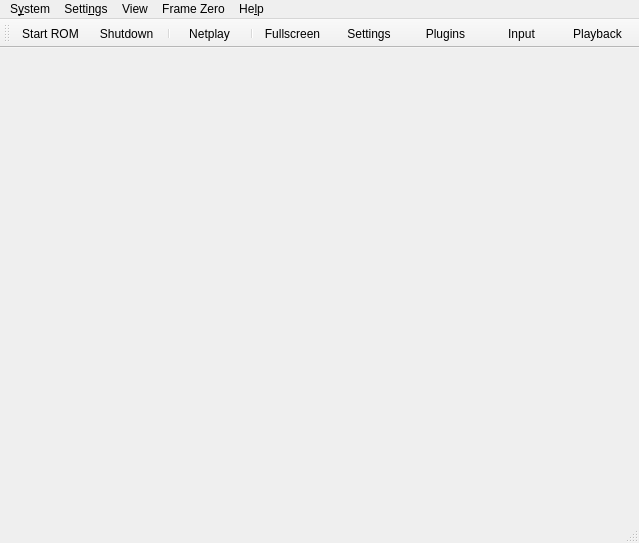
<?xml version="1.0" encoding="UTF-8"?>
<ui version="4.0">
 <class>MainWindow</class>
 <widget class="QMainWindow" name="MainWindow">
  <property name="geometry">
   <rect>
    <x>0</x>
    <y>0</y>
    <width>639</width>
    <height>543</height>
   </rect>
  </property>
  <property name="windowTitle">
   <string>Rosalie's Mupen GUI (VERSION)</string>
  </property>
  <property name="windowIcon">
   <iconset resource="UIResources.qrc">
    <normaloff>:/Resource/RMG.png</normaloff>:/Resource/RMG.png</iconset>
  </property>
  <widget class="QWidget" name="centralwidget">
   <layout class="QHBoxLayout" name="horizontalLayout"/>
  </widget>
  <widget class="QMenuBar" name="menubar">
   <property name="geometry">
    <rect>
     <x>0</x>
     <y>0</y>
     <width>639</width>
     <height>30</height>
    </rect>
   </property>
   <widget class="QMenu" name="menuSystem">
    <property name="title">
     <string>S&amp;ystem</string>
    </property>
    <widget class="QMenu" name="menuReset">
     <property name="title">
      <string>&amp;Reset</string>
     </property>
     <property name="icon">
      <iconset theme="restart-line"/>
     </property>
     <addaction name="action_Netplay_Start"/>
     <addaction name="action_System_HardReset"/>
    </widget>
    <widget class="QMenu" name="menuCurrent_Save_State">
     <property name="title">
      <string>&amp;Current Save State</string>
     </property>
     <property name="icon">
      <iconset theme="save-3-line"/>
     </property>
     <addaction name="actionSlot_0"/>
     <addaction name="actionSlot_1"/>
     <addaction name="actionSlot_2"/>
     <addaction name="actionSlot_3"/>
     <addaction name="actionSlot_4"/>
     <addaction name="actionSlot_5"/>
     <addaction name="actionSlot_6"/>
     <addaction name="actionSlot_7"/>
     <addaction name="actionSlot_8"/>
     <addaction name="actionSlot_9"/>
    </widget>
    <widget class="QMenu" name="menuSpeedFactor">
     <property name="enabled">
      <bool>true</bool>
     </property>
     <property name="title">
      <string>Speed &amp;Factor</string>
     </property>
     <property name="icon">
      <iconset theme="speed-line"/>
     </property>
     <addaction name="actionSpeed25"/>
     <addaction name="actionSpeed50"/>
     <addaction name="actionSpeed75"/>
     <addaction name="actionSpeed100"/>
     <addaction name="actionSpeed125"/>
     <addaction name="actionSpeed150"/>
     <addaction name="actionSpeed175"/>
     <addaction name="actionSpeed200"/>
     <addaction name="actionSpeed225"/>
     <addaction name="actionSpeed250"/>
     <addaction name="actionSpeed275"/>
     <addaction name="actionSpeed300"/>
    </widget>
    <addaction name="action_System_StartRom"/>
    <addaction name="separator"/>
    <addaction name="action_System_Shutdown"/>
    <addaction name="menuReset"/>
    <addaction name="action_System_Pause"/>
    <addaction name="separator"/>
    <addaction name="action_System_Screenshot"/>
    <addaction name="separator"/>
    <addaction name="action_System_LimitFPS"/>
    <addaction name="menuSpeedFactor"/>
    <addaction name="separator"/>
    <addaction name="action_System_SaveState"/>
    <addaction name="action_System_SaveAs"/>
    <addaction name="action_System_LoadState"/>
    <addaction name="action_System_Load"/>
    <addaction name="separator"/>
    <addaction name="menuCurrent_Save_State"/>
    <addaction name="separator"/>
    <addaction name="action_System_Cheats"/>
    <addaction name="action_System_GSButton"/>
    <addaction name="separator"/>
    <addaction name="action_System_Exit"/>
   </widget>
   <widget class="QMenu" name="menuSettings">
    <property name="title">
     <string>Setti&amp;ngs</string>
    </property>
    <addaction name="action_Settings_Graphics"/>
    <addaction name="action_Settings_Audio"/>
    <addaction name="action_Settings_Rsp"/>
    <addaction name="action_Settings_Input"/>
    <addaction name="separator"/>
    <addaction name="action_Settings_Settings"/>
   </widget>
   <widget class="QMenu" name="menuView">
    <property name="title">
     <string>View</string>
    </property>
    <addaction name="action_View_Toolbar"/>
    <addaction name="action_View_StatusBar"/>
    <addaction name="separator"/>
    <addaction name="action_View_GameList"/>
    <addaction name="action_View_GameGrid"/>
    <addaction name="separator"/>
    <addaction name="action_View_UniformSize"/>
    <addaction name="separator"/>
    <addaction name="action_View_Fullscreen"/>
    <addaction name="separator"/>
    <addaction name="action_View_RefreshRoms"/>
    <addaction name="action_View_ClearRomCache"/>
    <addaction name="separator"/>
    <addaction name="action_View_Log"/>
    <addaction name="separator"/>
    <addaction name="action_View_Search"/>
   </widget>
   <widget class="QMenu" name="menuHelp">
    <property name="title">
     <string>He&amp;lp</string>
    </property>
    <addaction name="action_Help_Github"/>
    <addaction name="separator"/>
    <addaction name="action_Help_Update"/>
    <addaction name="separator"/>
    <addaction name="action_Help_About"/>
   </widget>
   <widget class="QMenu" name="menuNetplay">
    <property name="title">
     <string>Frame Zero</string>
    </property>
    <addaction name="action_Netplay_BrowseSessions"/>
   </widget>
   <addaction name="menuSystem"/>
   <addaction name="menuSettings"/>
   <addaction name="menuView"/>
   <addaction name="menuNetplay"/>
   <addaction name="menuHelp"/>
  </widget>
  <widget class="QStatusBar" name="statusbar"/>
  <widget class="QToolBar" name="toolBar">
   <property name="windowTitle">
    <string>toolBar</string>
   </property>
   <property name="movable">
    <bool>true</bool>
   </property>
   <property name="styleSheet">
    <string>QToolButton { min-width: 70px; }</string>
   </property>
   <property name="toolButtonStyle">
    <enum>Qt::ToolButtonStyle::ToolButtonTextUnderIcon</enum>
   </property>
   <property name="floatable">
    <bool>false</bool>
   </property>
   <attribute name="toolBarArea">
    <enum>TopToolBarArea</enum>
   </attribute>
   <attribute name="toolBarBreak">
    <bool>false</bool>
   </attribute>
   <addaction name="action_System_StartRom"/>
   <addaction name="action_System_Shutdown"/>
   <addaction name="separator"/>
   <addaction name="action_Netplay_Start"/>
   <addaction name="separator"/>
   <addaction name="action_View_Fullscreen"/>
   <addaction name="action_Settings_Settings"/>
   <addaction name="action_Settings_Plugins"/>
   <addaction name="action_Toolbar_Input"/>
   <addaction name="action_Toolbar_Playback"/>
  </widget>
  <action name="action_System_StartRom">
   <property name="icon">
    <iconset theme="file-line"/>
   </property>
   <property name="text">
    <string>&amp;Start ROM</string>
   </property>
  </action>
  <action name="action_System_OpenCombo">
   <property name="icon">
    <iconset theme="aed-electrodes-fill"/>
   </property>
   <property name="text">
    <string>&amp;P2P</string>
   </property>
  </action>
  <action name="action_System_Shutdown">
   <property name="icon">
    <iconset theme="shut-down-line"/>
   </property>
   <property name="text">
    <string>S&amp;hutdown</string>
   </property>
  </action>
  <action name="action_Netplay_Start">
   <property name="icon">
    <iconset theme="server-line"/>
   </property>
   <property name="text">
    <string>&amp;Netplay</string>
   </property>
  </action>
  <action name="action_System_HardReset">
   <property name="icon">
    <iconset theme="restart-line"/>
   </property>
   <property name="text">
    <string>&amp;Hard Reset</string>
   </property>
  </action>
  <action name="action_System_Pause">
   <property name="checkable">
    <bool>true</bool>
   </property>
   <property name="icon">
    <iconset theme="pause-line"/>
   </property>
   <property name="text">
    <string>&amp;Pause</string>
   </property>
  </action>
  <action name="action_System_Screenshot">
   <property name="icon">
    <iconset theme="screenshot-2-line"/>
   </property>
   <property name="text">
    <string>Scree&amp;nshot</string>
   </property>
  </action>
  <action name="action_System_LimitFPS">
   <property name="checkable">
    <bool>true</bool>
   </property>
   <property name="icon">
    <iconset theme="speed-line"/>
   </property>
   <property name="text">
    <string>&amp;Limit FPS</string>
   </property>
  </action>
  <action name="action_System_SaveState">
   <property name="icon">
    <iconset theme="save-3-line"/>
   </property>
   <property name="text">
    <string>Sa&amp;ve State</string>
   </property>
  </action>
  <action name="action_System_SaveAs">
   <property name="icon">
    <iconset theme="save-3-line"/>
   </property>
   <property name="text">
    <string>Save As...</string>
   </property>
  </action>
  <action name="action_System_LoadState">
   <property name="icon">
    <iconset theme="folder-open-line"/>
   </property>
   <property name="text">
    <string>L&amp;oad State</string>
   </property>
  </action>
  <action name="action_System_Load">
   <property name="icon">
    <iconset theme="folder-open-line"/>
   </property>
   <property name="text">
    <string>Loa&amp;d...</string>
   </property>
  </action>
  <action name="actionSlot_0">
   <property name="checkable">
    <bool>true</bool>
   </property>
   <property name="text">
    <string>&amp;Slot 0</string>
   </property>
  </action>
  <action name="actionSlot_1">
   <property name="checkable">
    <bool>true</bool>
   </property>
   <property name="text">
    <string>Slot &amp;1</string>
   </property>
  </action>
  <action name="actionSlot_2">
   <property name="checkable">
    <bool>true</bool>
   </property>
   <property name="text">
    <string>Slot &amp;2</string>
   </property>
  </action>
  <action name="actionSlot_3">
   <property name="checkable">
    <bool>true</bool>
   </property>
   <property name="text">
    <string>Slot &amp;3</string>
   </property>
  </action>
  <action name="actionSlot_4">
   <property name="checkable">
    <bool>true</bool>
   </property>
   <property name="text">
    <string>Slot &amp;4</string>
   </property>
  </action>
  <action name="actionSlot_5">
   <property name="checkable">
    <bool>true</bool>
   </property>
   <property name="text">
    <string>Slot &amp;5</string>
   </property>
  </action>
  <action name="actionSlot_6">
   <property name="checkable">
    <bool>true</bool>
   </property>
   <property name="text">
    <string>Slot &amp;6</string>
   </property>
  </action>
  <action name="actionSlot_7">
   <property name="checkable">
    <bool>true</bool>
   </property>
   <property name="text">
    <string>Slot &amp;7</string>
   </property>
  </action>
  <action name="actionSlot_8">
   <property name="checkable">
    <bool>true</bool>
   </property>
   <property name="text">
    <string>Slot &amp;8</string>
   </property>
  </action>
  <action name="actionSlot_9">
   <property name="checkable">
    <bool>true</bool>
   </property>
   <property name="text">
    <string>Slot &amp;9</string>
   </property>
  </action>
  <action name="action_System_Cheats">
   <property name="icon">
    <iconset theme="code-box-line"/>
   </property>
   <property name="text">
    <string>Cheats...</string>
   </property>
  </action>
  <action name="action_System_GSButton">
   <property name="icon">
    <iconset theme="checkbox-blank-circle-line"/>
   </property>
   <property name="text">
    <string>&amp;GS Button</string>
   </property>
  </action>
  <action name="action_System_Exit">
   <property name="icon">
    <iconset theme="door-open-line"/>
   </property>
   <property name="text">
    <string>&amp;Exit</string>
   </property>
  </action>
  <action name="action_Settings_Graphics">
   <property name="icon">
    <iconset theme="brush-line"/>
   </property>
   <property name="text">
    <string>&amp;Graphics</string>
   </property>
  </action>
  <action name="action_Settings_Input">
   <property name="icon">
    <iconset theme="gamepad-line"/>
   </property>
   <property name="text">
    <string>&amp;Input</string>
   </property>
  </action>
  <action name="action_Settings_Rsp">
   <property name="icon">
    <iconset theme="settings-3-line"/>
   </property>
   <property name="text">
    <string>&amp;RSP</string>
   </property>
  </action>
  <action name="action_Settings_Audio">
   <property name="icon">
    <iconset theme="volume-up-line"/>
   </property>
   <property name="text">
    <string>&amp;Audio</string>
   </property>
  </action>
  <action name="action_Settings_Settings">
   <property name="icon">
    <iconset theme="settings-3-line"/>
   </property>
   <property name="text">
    <string>&amp;Settings</string>
   </property>
  </action>
  <action name="action_Settings_Plugins">
   <property name="icon">
    <iconset theme="plug-line"/>
   </property>
   <property name="text">
    <string>&amp;Plugins</string>
   </property>
  </action>
  <action name="action_Toolbar_Input">
   <property name="icon">
    <iconset theme="gamepad-line"/>
   </property>
   <property name="text">
    <string>&amp;Input</string>
   </property>
  </action>
  <action name="action_Toolbar_Playback">
   <property name="icon">
    <iconset theme="play-line"/>
   </property>
   <property name="text">
    <string>&amp;Playback</string>
   </property>
  </action>
  <action name="action_View_Fullscreen">
   <property name="icon">
    <iconset theme="fullscreen-line"/>
   </property>
   <property name="text">
    <string>&amp;Fullscreen</string>
   </property>
  </action>
  <action name="action_Help_Github">
   <property name="icon">
    <iconset theme="github-fill"/>
   </property>
   <property name="text">
    <string>&amp;Github Repository</string>
   </property>
  </action>
  <action name="action_Help_About">
   <property name="icon">
    <iconset theme="information-line"/>
   </property>
   <property name="text">
    <string>&amp;About RMG</string>
   </property>
  </action>
  <action name="action_View_Toolbar">
   <property name="checkable">
    <bool>true</bool>
   </property>
   <property name="icon">
    <iconset theme="tools-line"/>
   </property>
   <property name="text">
    <string>&amp;Toolbar</string>
   </property>
  </action>
  <action name="action_View_StatusBar">
   <property name="checkable">
    <bool>true</bool>
   </property>
   <property name="icon">
    <iconset theme="information-line"/>
   </property>
   <property name="text">
    <string>&amp;Status Bar</string>
   </property>
  </action>
  <action name="action_View_GameList">
   <property name="icon">
    <iconset theme="list-check"/>
   </property>
   <property name="text">
    <string>&amp;Game List</string>
   </property>
  </action>
  <action name="action_View_GameGrid">
   <property name="icon">
    <iconset theme="function-line"/>
   </property>
   <property name="text">
    <string>Ga&amp;me Grid</string>
   </property>
  </action>
  <action name="action_View_RefreshRoms">
   <property name="icon">
    <iconset theme="refresh-line"/>
   </property>
   <property name="text">
    <string>&amp;Refresh ROMs</string>
   </property>
  </action>
  <action name="action_View_Log">
   <property name="icon">
    <iconset theme="file-list-line"/>
   </property>
   <property name="text">
    <string>&amp;Log</string>
   </property>
  </action>
  <action name="action_View_ClearRomCache">
   <property name="icon">
    <iconset theme="delete-bin-line"/>
   </property>
   <property name="text">
    <string>&amp;Clear ROM Cache</string>
   </property>
  </action>
  <action name="action_View_UniformSize">
   <property name="checkable">
    <bool>true</bool>
   </property>
   <property name="icon">
    <iconset theme="function-line"/>
   </property>
   <property name="text">
    <string>&amp;Uniform Size (Grid View)</string>
   </property>
  </action>
  <action name="actionSpeed25">
   <property name="checkable">
    <bool>false</bool>
   </property>
   <property name="text">
    <string>&amp;25%</string>
   </property>
  </action>
  <action name="actionSpeed50">
   <property name="text">
    <string>&amp;50%</string>
   </property>
  </action>
  <action name="actionSpeed100">
   <property name="text">
    <string>&amp;100%</string>
   </property>
  </action>
  <action name="actionSpeed125">
   <property name="text">
    <string>125%</string>
   </property>
  </action>
  <action name="actionSpeed150">
   <property name="text">
    <string>150%</string>
   </property>
  </action>
  <action name="actionSpeed200">
   <property name="text">
    <string>2&amp;00%</string>
   </property>
  </action>
  <action name="actionSpeed75">
   <property name="text">
    <string>&amp;75%</string>
   </property>
  </action>
  <action name="actionSpeed175">
   <property name="text">
    <string>175%</string>
   </property>
  </action>
  <action name="actionSpeed225">
   <property name="text">
    <string>225%</string>
   </property>
  </action>
  <action name="actionSpeed250">
   <property name="text">
    <string>250%</string>
   </property>
  </action>
  <action name="actionSpeed275">
   <property name="text">
    <string>275%</string>
   </property>
  </action>
  <action name="actionSpeed300">
   <property name="text">
    <string>&amp;300%</string>
   </property>
  </action>
  <action name="action_Help_Update">
   <property name="icon">
    <iconset theme="download-line"/>
   </property>
   <property name="text">
    <string>&amp;Check For Updates</string>
   </property>
  </action>
  <action name="action_Netplay_BrowseSessions">
   <property name="icon">
    <iconset theme="plug-line"/>
   </property>
   <property name="text">
    <string>Start Frame Zero...</string>
   </property>
  </action>
  <action name="action_View_Search">
    <property name="icon">
      <iconset theme="search-line"/>
     </property>
   <property name="text">
    <string>Search</string>
   </property>
  </action>
 </widget>
 <resources>
  <include location="UIResources.qrc"/>
 </resources>
 <connections/>
</ui>
